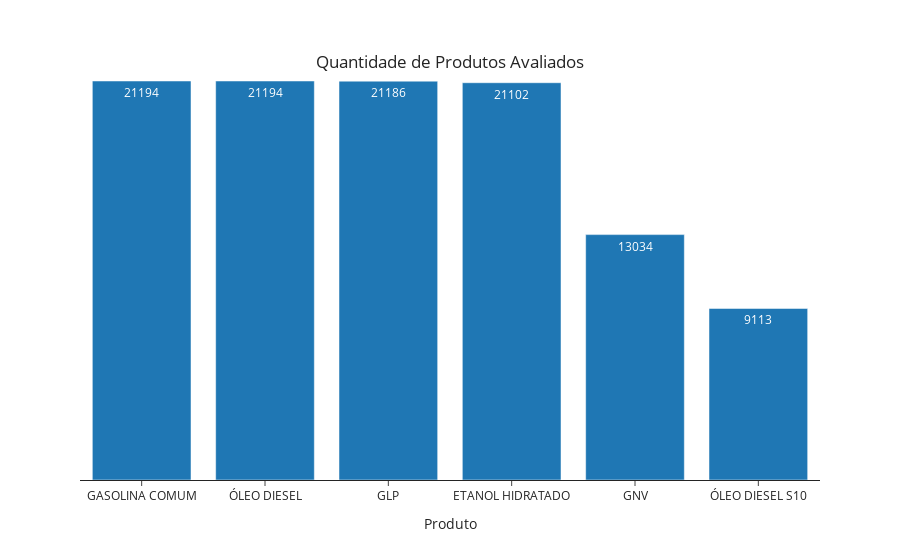

Source (notebook cell):
### Markdown cell above
## The TOP3 states are no surprise. We have 3 of 4 States that are from the Southeast region. But the next 2 states are curious these states are from the South Region which has only 3 states, the other State is Santa Catarina the 7th State in ourchart. 
## Although we have the South Region in the Top 10 of this chart. We can see by the previous chart that this region is only the 3rd by Searched Gas Station, which means that Northeast has the 2nd position because it has more States

### Code cell
## Checking the Products evaluated

Gas_Price_Produto = Gas_Price["Produto"].value_counts()
df_Gas_Price_Produto = pd.DataFrame(Gas_Price_Produto).reset_index()
df_Gas_Price_Produto.rename(columns={"index":"Produto","Produto":"Contagem"}, inplace = True)

fig = px.bar(df_Gas_Price_Produto,
             x="Produto",
             y="Contagem",
             template="simple_white",
             text="Contagem") ## Adding the numbers in the bars

fig.update_yaxes(visible=False, showticklabels=False) ##removing the yaxes
fig.update_layout( ##Editing the title
    title={
        'text': "Quantidade de Produtos Avaliados", #Changing the Title
        'y':0.9, ## Y position for the title
        'x':0.5})## X position for the title

fig

### Figure 1 — Plotly figure (JSON) as saved in the notebook; plotly's stock layout.template omitted (floating-point values rounded to 4 significant figures)
{"data": [{"alignmentgroup": "True", "hovertemplate": "Produto=%{x}<br>Contagem=%{text}<extra></extra>", "legendgroup": "", "marker": {"color": "#1F77B4"}, "name": "", "offsetgroup": "", "orientation": "v", "showlegend": false, "text": [21194, 21194, 21186, 21102, 13034, 9113], "textposition": "auto", "type": "bar", "x": ["GASOLINA COMUM", "ÓLEO DIESEL", "GLP", "ETANOL HIDRATADO", "GNV", "ÓLEO DIESEL S10"], "xaxis": "x", "y": [21194, 21194, 21186, 21102, 13034, 9113], "yaxis": "y"}], "layout": {"autosize": true, "barmode": "relative", "legend": {"tracegroupgap": 0}, "margin": {"t": 60}, "title": {"text": "Quantidade de Produtos Avaliados", "x": 0.5, "y": 0.9}, "xaxis": {"anchor": "y", "autorange": true, "domain": [0, 1], "range": [-0.5, 5.5], "title": {"text": "Produto"}, "type": "category"}, "yaxis": {"anchor": "x", "autorange": true, "domain": [0, 1], "range": [0, 22310.0], "showticklabels": false, "title": {"text": "Contagem"}, "type": "linear", "visible": false}}}
